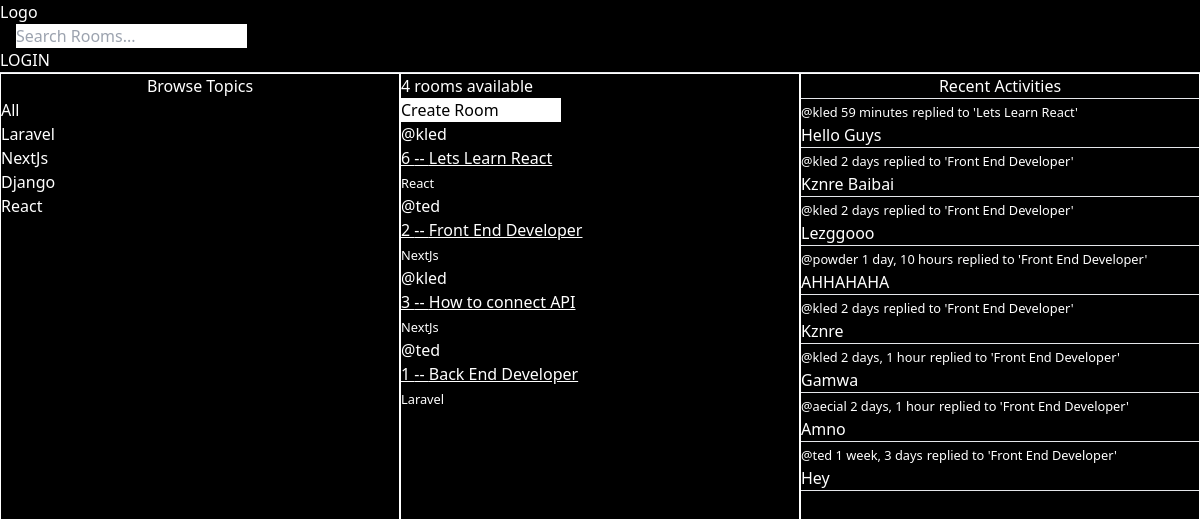
The page / on the database its author committed.
### base/models.py (models this page shows)
class Topic(models.Model):
    name = models.CharField(max_length=200)
    def __str__(self):
        return self.name

class Room(models.Model):
    host = models.ForeignKey(User, on_delete=models.SET_NULL, null=True)
    topic = models.ForeignKey(Topic, on_delete=models.SET_NULL, null=True)
    name = models.CharField(max_length=200)
    description = models.TextField(null=True, blank=True)
    participants = models.ManyToManyField(User, related_name='participants', blank=True)
    updated = models.DateTimeField(auto_now=True)
    created = models.DateTimeField(auto_now_add=True)
    class Meta:
        ordering = ['-updated', '-created']
    def __str__(self):
        return self.name

class Message(models.Model):
    user = models.ForeignKey(User, on_delete=models.CASCADE)
    room = models.ForeignKey(Room, on_delete=models.CASCADE)
    body = models.TextField()
    updated = models.DateTimeField(auto_now=True)
    created = models.DateTimeField(auto_now_add=True)
    class Meta:
        ordering = ['-updated', '-created']
    def __str__(self):
        return self.body[0:50]

### base/views.py (the view)
# urls.py: path('', views.romr, name='home'),
def romr(request):
    q = request.GET.get('q') if request.GET.get('q') != None else ''
    rooms = Room.objects.filter(Q(topic__name__icontains=q) | Q(name__icontains=q) | Q(description__icontains=q))
    room_count = rooms.count()
    topics = Topic.objects.all()
    room_messages = Message.objects.filter(Q(room__topic__name__icontains=q))
    context = {'rooms': rooms, 'topics': topics, 'room_count': room_count, 'room_messages': room_messages}
    return render(request, 'base/home.html', context)

### base/templates/base/home.html (shortened to what this page needs)
{% extends 'main.html'%} {% block content %}
<div class="grid grid-cols-3">
  <div class="h-screen border border-white">
    {% include 'base/topics_component.html'%}
  </div>
  <div class="flex flex-col border border-white">
    <h5>
      {{room_count}} {% if room_count > 1 %} rooms available {%else %} room
      available {% endif %}
    </h5>
    <a class="text-black bg-white w-40" href="{% url 'create-room' %}"
      >Create Room</a
    >
    {% include 'base/feed_component.html'%}
  </div>
  <div class="border border-white">
    {% include 'base/activity_component.html' %}
  </div>
</div>
{% endblock %}

### base/templates/base/topics_component.html
<h3 class="text-center">Browse Topics</h3>
<div>
  <div>
    <a href="{% url 'home' %}">All</a>
  </div>
  {% for topic in topics%}
  <div>
    <a href="{% url 'home' %}?q={{topic.name}}">{{topic}}</a>
  </div>
  {% endfor %}
</div>

### base/templates/base/feed_component.html (shortened to what this page needs)
<div>
  {% if rooms%} {% for room in rooms %}
  <div>
    <span>@{{room.host.username}}</span>
    <a href="{% url 'room' room.id %}" class="underline">
      <h3>{{room.id}} -- {{room.name}}</h3>
    </a>
    <small>{{room.topic.name}}</small>
  </div>
  {% endfor %} {%endif%}
</div>

### base/templates/base/activity_component.html (shortened to what this page needs)
<h5 class="text-center">Recent Activities</h5>
<hr />
{% for message in room_messages %}
<div>
  <small>@{{message.user}} {{message.created|timesince}}</small>
  <small>replied to '{{message.room}}'</small>
  <p>{{message}}</p>
  <hr />
</div>
{%endfor%}

### rows shown on the page
Topic: name "Laravel"
Topic: name "NextJs"
Topic: name "Django"
Topic: name "React"
Room: host.username "kled", id "6", name "Lets Learn React", topic.name "React"
Room: host.username "ted", id "2", name "Front End Developer", topic.name "NextJs"
Room: host.username "kled", id "3", name "How to connect API", topic.name "NextJs"
Room: host.username "ted", id "1", name "Back End Developer", topic.name "Laravel"
Message: user "kled", created "59 minutes", room "Lets Learn React", body "Hello Guys"
Message: user "kled", created "2 days", room "Front End Developer", body "Kznre Baibai"
Message: user "kled", created "2 days", room "Front End Developer", body "Lezggooo"
Message: user "powder", created "1 day, 10 hours", room "Front End Developer", body "AHHAHAHA"
Message: user "kled", created "2 days", room "Front End Developer", body "Kznre"
Message: user "kled", created "2 days, 1 hour", room "Front End Developer", body "Gamwa"
Message: user "aecial", created "2 days, 1 hour", room "Front End Developer", body "Amno"
Message: user "ted", created "1 week, 3 days", room "Front End Developer", body "Hey"

### other values the page prints
{{ room_count }} "4"
